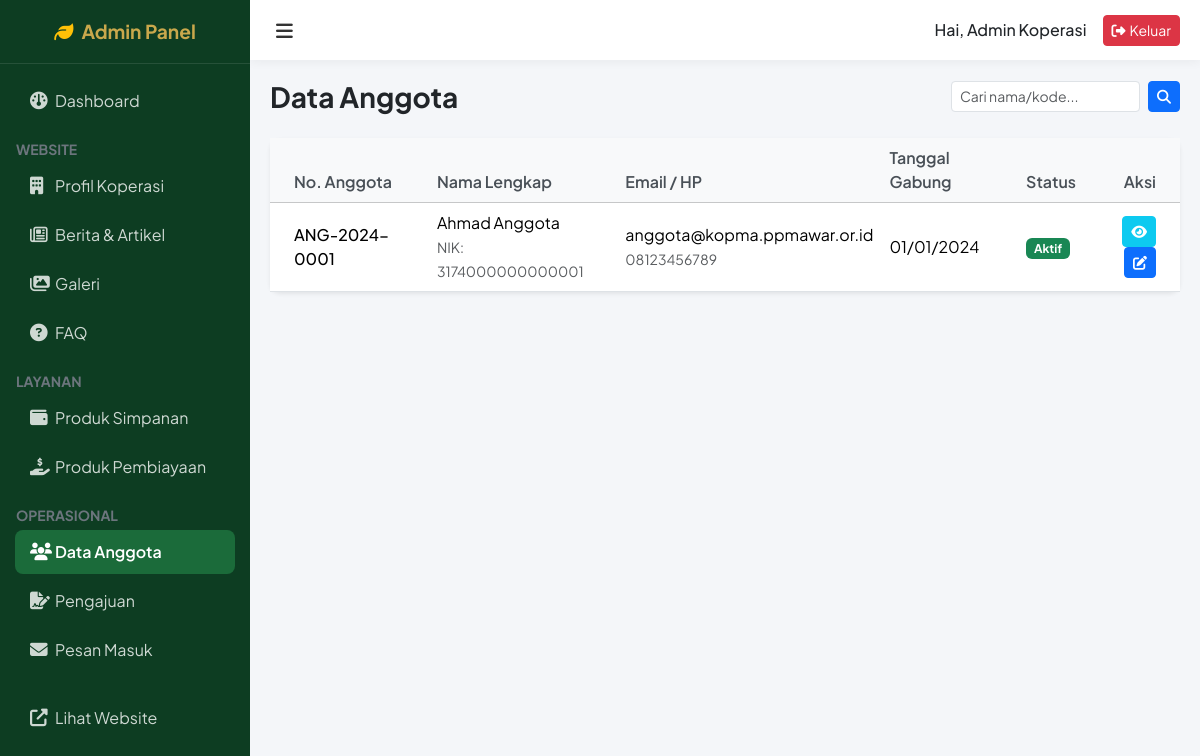
/admin-member/show/1 (signed in), run on the app's committed database.
### tables this page shows
CREATE TABLE members (
    id INT AUTO_INCREMENT PRIMARY KEY,
    user_id INT NOT NULL,
    member_code VARCHAR(20) NOT NULL UNIQUE,
    nik VARCHAR(20) NOT NULL UNIQUE,
    phone VARCHAR(20),
    address TEXT,
    join_date DATE,
    status ENUM('active', 'inactive', 'pending') DEFAULT 'active',
    photo VARCHAR(255),
    created_at DATETIME,
    FOREIGN KEY (user_id) REFERENCES users(id) ON DELETE CASCADE
);

CREATE TABLE users (
    id INT AUTO_INCREMENT PRIMARY KEY,
    name VARCHAR(100) NOT NULL,
    email VARCHAR(100) NOT NULL UNIQUE,
    password VARCHAR(255) NOT NULL,
    role ENUM('admin', 'member') DEFAULT 'member',
    status ENUM('active', 'inactive', 'pending') DEFAULT 'active',
    created_at DATETIME,
    updated_at DATETIME
);

### app/controllers/AdminMemberController.php (called while the page is built, shortened)
<?php
class AdminMemberController extends Controller {
    public function index() {
        $model = $this->model('MemberModel');
        $keyword = isset($_GET['q']) ? $_GET['q'] : '';
        $data = [
            'title' => 'Kelola Anggota',
            'members' => $keyword ? $model->search($keyword) : $model->findAll(100),
            'keyword' => $keyword
        ];
        $this->view('admin/members', $data);
    }
}

### app/core/App.php (called while the page is built, shortened)
<?php
class App {
    protected $controller = 'HomeController';
    protected $method = 'index';
    public function __construct() {
        $url = $this->parseUrl();
        $controllerName = isset($url[0]) ? str_replace('-', '', ucwords($url[0], '-')) . 'Controller' : $this->controller;
        if (file_exists(APP_ROOT . '/app/controllers/' . $controllerName . '.php')) {
            $this->controller = $controllerName;
            unset($url[0]);
        }
        $this->controller = new $this->controller;
        $this->params = $url ? array_values($url) : [];
        call_user_func_array([$this->controller, $this->method], $this->params);
    }
    public function parseUrl() {
        if (isset($_GET['url'])) {
            $url = rtrim($_GET['url'], '/');
            $url = filter_var($url, FILTER_SANITIZE_URL);
            $url = explode('/', $url);
            return $url;
        }
        return [];
    }
}

### public/index.php (called while the page is built, shortened)
<?php
spl_autoload_register(function($class) {
    $paths = [
        APP_ROOT . '/app/core/' . $class . '.php',
        APP_ROOT . '/app/controllers/' . $class . '.php',
        APP_ROOT . '/app/models/' . $class . '.php',
        APP_ROOT . '/app/helpers/' . $class . '.php',
    ];
    foreach ($paths as $path) {
        if (file_exists($path)) {
            return;
        }
    }
});
$app = new App();

### app/models/MemberModel.php (called while the page is built, shortened)
<?php
class MemberModel {
    private $db;
    public function __construct() {
        $this->db = Database::getInstance()->getConnection();
    }
    public function findAll($limit = 10, $offset = 0) {
        $stmt = $this->db->prepare("SELECT m.*, u.name, u.email, u.status as user_status FROM members m JOIN users u ON m.user_id = u.id ORDER BY m.created_at DESC LIMIT ? OFFSET ?");
        $stmt->bindValue(1, (int)$limit, PDO::PARAM_INT);
        $stmt->bindValue(2, (int)$offset, PDO::PARAM_INT);
        $stmt->execute();
        return $stmt->fetchAll();
    }
}

### app/core/Database.php (called while the page is built)
<?php
class Database {
    private static $instance = null;
    private $pdo;
    private function __construct() {
        try {
            $dsn = "mysql:host=" . DB_HOST . ";dbname=" . DB_NAME . ";charset=utf8mb4";
            $options = [
                PDO::ATTR_ERRMODE            => PDO::ERRMODE_EXCEPTION,
                PDO::ATTR_DEFAULT_FETCH_MODE => PDO::FETCH_ASSOC,
                PDO::ATTR_EMULATE_PREPARES   => false,
            ];
            $this->pdo = new PDO($dsn, DB_USER, DB_PASS, $options);
        } catch (PDOException $e) {
            die("Connection failed: " . $e->getMessage());
        }
    }
    public static function getInstance() {
        if (self::$instance == null) {
            self::$instance = new Database();
        }
        return self::$instance;
    }
    public function getConnection() {
        return $this->pdo;
    }
}

### app/views/admin/members.php (the view)
<?php include APP_ROOT . '/app/views/layouts/admin_header.php'; ?>
<div class="d-flex justify-content-between align-items-center mb-4">
    <h3 class="fw-bold mb-0">Data Anggota</h3>
    <form action="<?= BASE_URL ?>/admin-member" method="GET" class="d-flex gap-2">
        <input type="text" name="search" class="form-control form-control-sm" placeholder="Cari nama/kode..." value="<?= $_GET['search'] ?? '' ?>">
        <button type="submit" class="btn btn-sm btn-primary"><i class="fa-solid fa-search"></i></button>
    </form>
</div>
<div class="card shadow-sm border-0">
    <div class="card-body p-0">
        <div class="table-responsive">
            <table class="table table-hover align-middle mb-0">
                <thead class="table-light">
                    <tr>
                        <th class="ps-4">No. Anggota</th>
                        <th>Nama Lengkap</th>
                        <th>Email / HP</th>
                        <th>Tanggal Gabung</th>
                        <th>Status</th>
                        <th class="text-end pe-4">Aksi</th>
                    </tr>
                </thead>
                <tbody>
                    <?php if(empty($members)): ?>
                    <tr><td colspan="6" class="text-center py-4">Data tidak ditemukan</td></tr>
                    <?php else: ?>
                        <?php foreach($members as $m): ?>
                        <tr>
                            <td class="ps-4 fw-medium"><?= $m['member_code'] ?></td>
                            <td>
                                <?= $m['name'] ?><br>
                                <small class="text-muted">NIK: <?= $m['nik'] ?></small>
                            </td>
                            <td>
                                <?= $m['email'] ?><br>
                                <small class="text-muted"><?= $m['phone'] ?></small>
                            </td>
                            <td><?= date('d/m/Y', strtotime($m['join_date'])) ?></td>
                            <td>
                                <?php if($m['status'] == 'active'): ?>
                                    <span class="badge bg-success">Aktif</span>
                                <?php elseif($m['status'] == 'pending'): ?>
                                    <span class="badge bg-warning text-dark">Pending</span>
                                <?php else: ?>
                                    <span class="badge bg-danger">Nonaktif</span>
                                <?php endif; ?>
                            </td>
                            <td class="text-end pe-4">
                                <a href="<?= BASE_URL ?>/admin-member/show/<?= $m['id'] ?>" class="btn btn-sm btn-info text-white" title="Detail"><i class="fa-solid fa-eye"></i></a>
                                <a href="#" class="btn btn-sm btn-primary" title="Edit"><i class="fa-solid fa-edit"></i></a>
                            </td>
                        </tr>
                        <?php endforeach; ?>
                    <?php endif; ?>
                </tbody>
            </table>
        </div>
    </div>
</div>
<?php include APP_ROOT . '/app/views/layouts/admin_footer.php'; ?>

### public/assets/css/admin.css (style rules this page uses)
:root { --primary: #1B6B3A; --sidebar-bg: #0D3D22; --sidebar-hover: rgba(255,255,255,0.1); --sidebar-active: #1B6B3A; --bg-light: #f4f6f9; }
body { font-family: 'Plus Jakarta Sans', sans-serif; background-color: var(--bg-light); overflow-x: hidden; }
.card { border: none; border-radius: 10px; box-shadow: 0 2px 10px rgba(0,0,0,0.03); margin-bottom: 20px; }
.table th { font-weight: 600; color: #495057; border-top: none; }
.table td { vertical-align: middle; }

### data on the page
members: member_code "ANG-2024-0001", user.name "Ahmad Anggota", nik "3174000000000001", user.email "anggota@kopma.ppmawar.or.id", phone "08123456789", join_date "01/01/2024", status "Aktif"

### other printed values
$_SESSION['name'] "Admin Koperasi"
